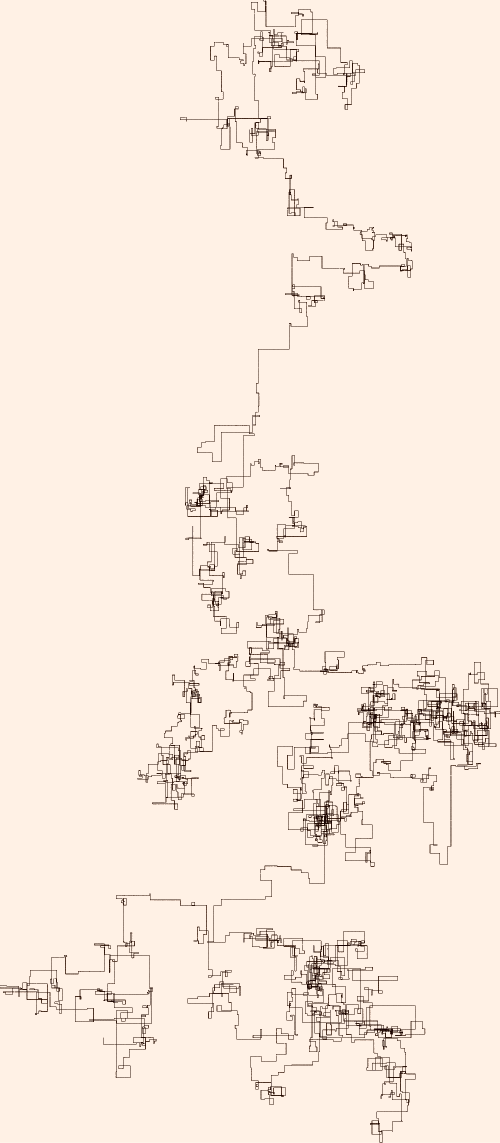
#> input picture the_trial.png, 1000 x 2285 px (shown at 1/2 size)
$ python halftone.py ../the_trial.png out.png
#> lines starting #> are read from the running program, lines starting #| are printed output that depends on the picture
#!/usr/bin/env python3
"""1-bit screening for the book's raster images (the ground views).

The same method as the sister project's tools/halftone.py: every raster
image is printed as a 1-bit bitmap at its exact placed size, at 1200 dpi, so
the press never re-screens it.

Pipeline: levels (0.5 / 99.5 percentile) → resample to the device grid →
unsharp mask → gentle S-curve → ink coverage → inverse dot gain (12 %) →
clean paper white / solid black → screen.

Screens (tools/halftone.c, compiled on first use):
  dots  stochastic clustered dots (default): dot centres thrown at random with
        a minimum spacing, dots growing from each centre as the tone darkens;
        no grid, rows or lattice. Mean spacing 220 dots per inch.
  fm    randomised serpentine Floyd–Steinberg: threshold and weights jittered
        per pixel, so flat tones show no lattice or worms.

Usage:
    python3 tools/halftone.py in.png out.png --width-in 5.04 [--screen dots|fm]
or from Python: screen_array(gray01, width_in) -> bool ink array.
"""
import argparse
import ctypes
import os
import subprocess
import tempfile
import zlib

import numpy as np
from PIL import Image, ImageFilter

HERE = os.path.dirname(os.path.abspath(__file__))
A5_TEXT_WIDTH_IN = (148 - 2 * 10) / 25.4   # A5 with 10 mm side margins


def _lib():
    src = os.path.join(HERE, "halftone.c")
    so = os.path.join(tempfile.gettempdir(), "typomaze-halftone-%d.so" % int(os.path.getmtime(src)))
    if not os.path.exists(so):
        subprocess.run(["cc", "-O2", "-shared", "-fPIC", "-o", so, src, "-lm"], check=True)
    lib = ctypes.CDLL(so)
    lib.diffuse.argtypes = [ctypes.c_void_p, ctypes.c_void_p, ctypes.c_int, ctypes.c_int,
                            ctypes.c_double, ctypes.c_double, ctypes.c_uint64]
    lib.dot_field.argtypes = [ctypes.c_void_p, ctypes.c_int, ctypes.c_int, ctypes.c_double,
                              ctypes.c_double, ctypes.c_double, ctypes.c_uint64]
    return lib


def dot_threshold(h, w, seed, spacing, rmin=0.62, wjit=0.35):
    f = np.empty((h, w), dtype=np.float32)
    _lib().dot_field(f.ctypes.data, h, w, spacing, rmin, wjit, seed)
    hist, edges = np.histogram(f, bins=8192)
    cdf = np.concatenate([[0.0], np.cumsum(hist) / f.size])
    return np.interp(f, edges, cdf).astype(np.float32)


def diffuse(cov, seed, tjit=0.25, wjit=0.5):
    buf = np.ascontiguousarray(cov, dtype=np.float64).copy()
    out = np.zeros(buf.shape, dtype=np.uint8)
    _lib().diffuse(buf.ctypes.data, out.ctypes.data, buf.shape[0], buf.shape[1], tjit, wjit, seed)
    return out.astype(bool)


def dot_gain_inverse(p, g):
    if g <= 0:
        return p
    a = 1 + 4 * g
    return (a - np.sqrt(a * a - 16 * g * p)) / (8 * g)


def screen_array(gray, width_in=A5_TEXT_WIDTH_IN, dpi=1200, gain=0.12, kind="dots",
                 spacing_dpi=220, seed=1, resample=Image.LANCZOS):
    """gray: 2D array, 0 = black .. 1 = white. Returns a bool array, True = ink."""
#> called with width_in = 5.04, dpi = 1200, gain = 0.12, kind = 'dots', spacing_dpi = 220, seed = 3425821927, resample = 1
    h0, w0 = gray.shape
#> h0 = 2285; w0 = 1000
    w = round(width_in * dpi); h = round(w * h0 / w0)
#> after `h = round(w * h0 / w0)`: h = 13817
    a = np.asarray(gray, dtype=float)
    lo, hi = np.percentile(a, [0.5, 99.5])
#> lo = 0.0627; hi = 0.957
    a = np.clip((a - lo) / max(hi - lo, 1e-6), 0, 1)
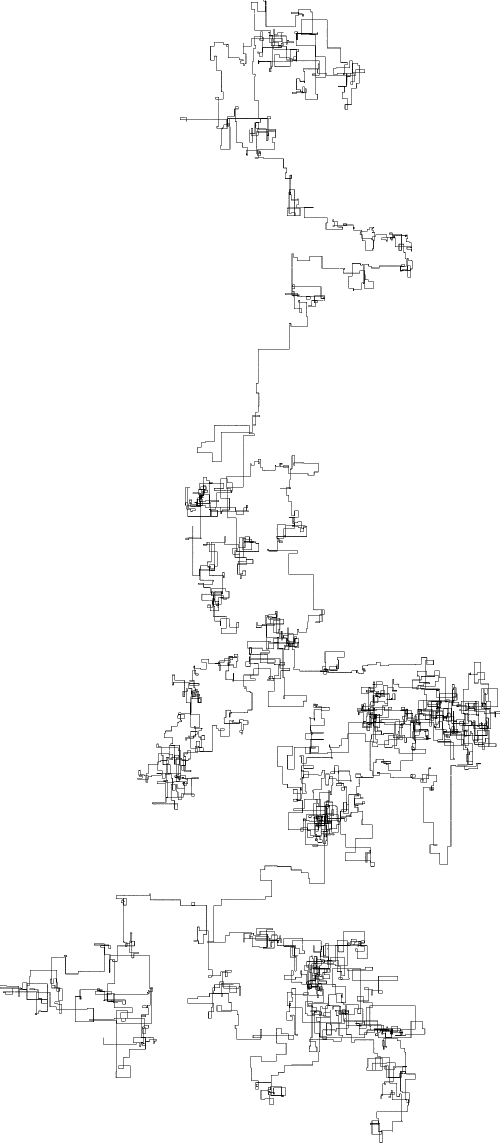
#> a: shape (2285, 1000) float64 (shown at 1/2 size); min 0, max 1, mean 0.975
    im = Image.fromarray((a * 255).astype(np.uint8), "L").resize((w, h), resample)
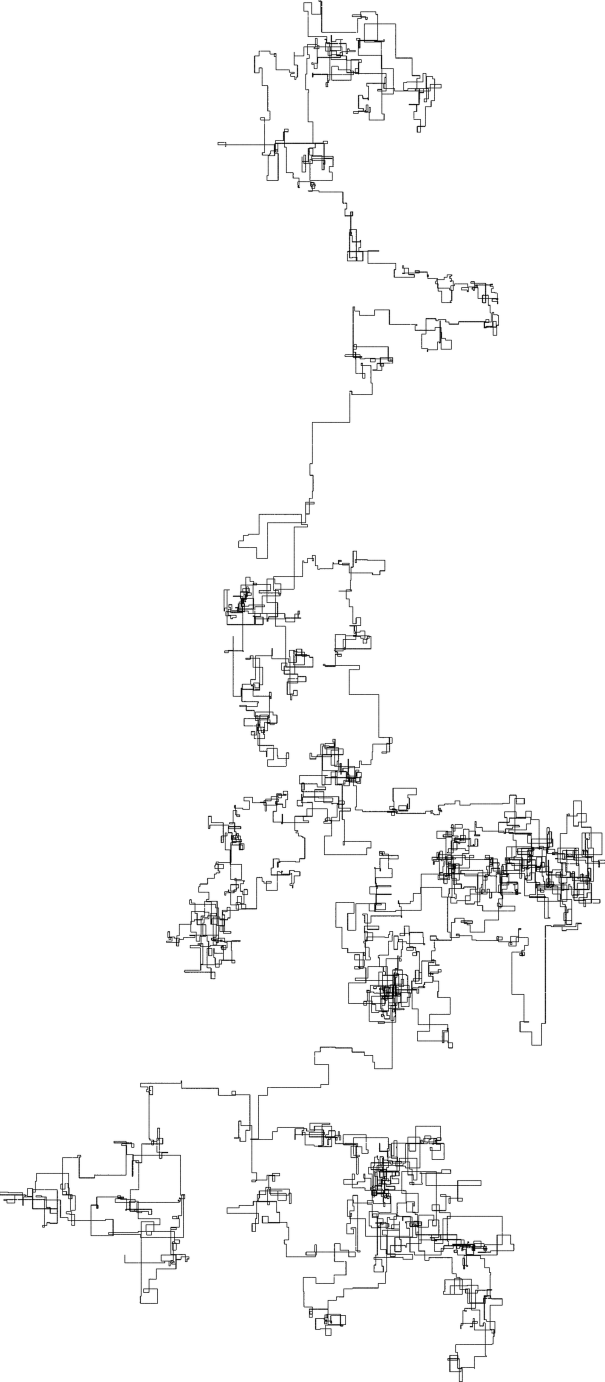
#> im: PIL image 6047x13817 L (shown at 1/10 size); min 0, max 255, mean 248.1
    im = im.filter(ImageFilter.UnsharpMask(radius=dpi / 400, percent=130, threshold=2))
    a = np.asarray(im, dtype=float) / 255
#> a: shape (13817, 6047) float64
#> (the run stopped early here; a loop or call above may not have finished)
